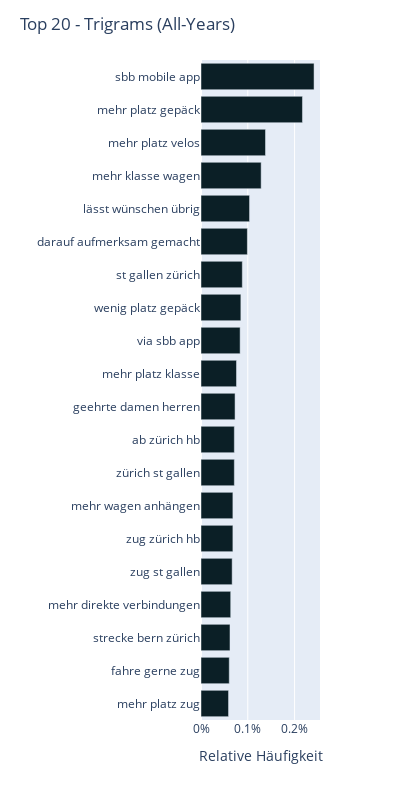

Notebook code for this chart:
### Code cell
fig = px.bar(trigrams.sort_values('count_relative', ascending=True),
    x='count_relative', 
    y='word',
    opacity = 1,
    color_discrete_sequence =color_discrete_sequence
                 )

fig.update_layout(
    title="Top 20 - Trigrams ("+label_plots+")",
    yaxis_title='',
    xaxis_title='Relative Häufigkeit',
    xaxis=dict(ticksuffix="%"),
    width=400, 
    height=800,
    legend_title="")

#fig.update_yaxes(range=(55,105))

fig.show()

pio.write_image(fig,"images/fig-Trigrams-"+label_plots+"-barchart.svg") #save fig as svg

### Figure 1 — Plotly figure (JSON) as saved in the notebook; plotly's stock layout.template omitted (floating-point values rounded to 4 significant figures)
{"data": [{"alignmentgroup": "True", "hovertemplate": "count_relative=%{x}<br>word=%{y}<extra></extra>", "legendgroup": "", "marker": {"color": "#0B1F26", "opacity": 1, "pattern": {"shape": ""}}, "name": "", "offsetgroup": "", "orientation": "h", "showlegend": false, "textposition": "auto", "type": "bar", "x": [0.05885, 0.0604, 0.06195, 0.0635, 0.0666, 0.06815, 0.06815, 0.07124, 0.07124, 0.07279, 0.07589, 0.08363, 0.08518, 0.08828, 0.09912, 0.1038, 0.1285, 0.1378, 0.2168, 0.2416], "xaxis": "x", "y": ["mehr platz zug", "fahre gerne zug", "strecke bern zürich", "mehr direkte verbindungen", "zug st gallen", "zug zürich hb", "mehr wagen anhängen", "zürich st gallen", "ab zürich hb", "geehrte damen herren", "mehr platz klasse", "via sbb app", "wenig platz gepäck", "st gallen zürich", "darauf aufmerksam gemacht", "lässt wünschen übrig", "mehr klasse wagen", "mehr platz velos", "mehr platz gepäck", "sbb mobile app"], "yaxis": "y"}], "layout": {"barmode": "relative", "height": 800, "legend": {"title": {"text": ""}, "tracegroupgap": 0}, "margin": {"t": 60}, "title": {"text": "Top 20 - Trigrams (All-Years)"}, "width": 400, "xaxis": {"anchor": "y", "domain": [0, 1], "ticksuffix": "%", "title": {"text": "Relative Häufigkeit"}}, "yaxis": {"anchor": "x", "domain": [0, 1], "title": {"text": ""}}}}
